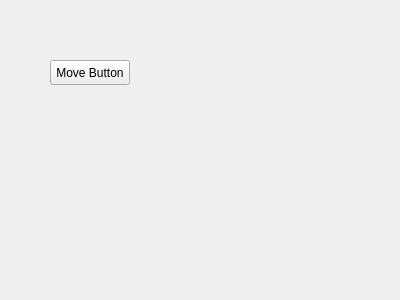
<?xml version="1.0" encoding="UTF-8"?>
<ui version="4.0">
 <class>Widget</class>
 <widget class="QWidget" name="Widget">
  <property name="geometry">
   <rect>
    <x>0</x>
    <y>0</y>
    <width>400</width>
    <height>300</height>
   </rect>
  </property>
  <property name="windowTitle">
   <string>Widget</string>
  </property>
  <widget class="QPushButton" name="pushButton">
   <property name="geometry">
    <rect>
     <x>50</x>
     <y>60</y>
     <width>80</width>
     <height>25</height>
    </rect>
   </property>
   <property name="text">
    <string>Move Button</string>
   </property>
  </widget>
 </widget>
 <layoutdefault spacing="6" margin="11"/>
 <resources/>
 <connections/>
</ui>
